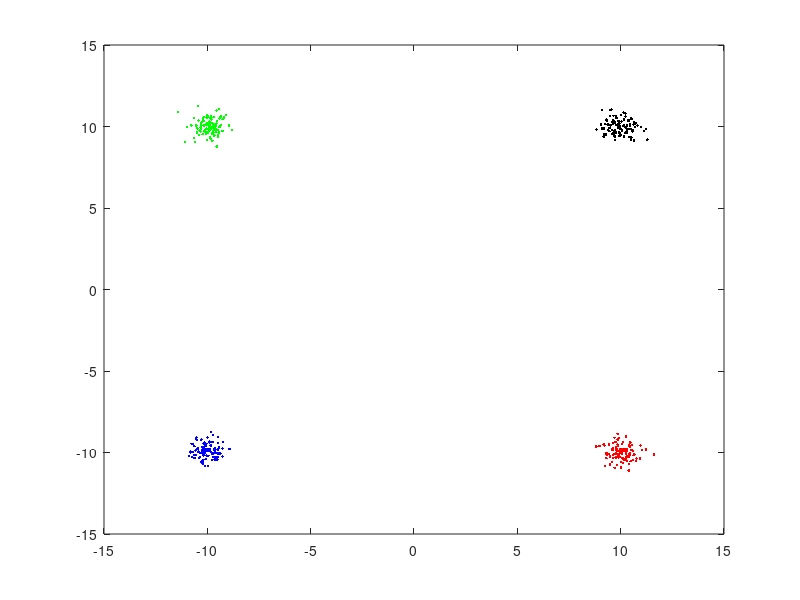

Recreate this plot in MATLAB. (Note: this script raises an error after producing the figure.)
%（a_i) generate data with mean ,covariance matrix
N = 100;
m1_a = [-10;-10]; 
m2_a = [-10;10];
m3_a = [10;-10];
m4_a = [10;10];
m_a = [m1_a,m2_a,m3_a,m4_a];
p = 1/4;
c = 4; 
S = [0.2,0;0,0.2];
% generate data
data_a1 = mvnrnd(m1_a,S,N)';%class 1
data_a2 = mvnrnd(m2_a,S,N)';%class 2
data_a3 = mvnrnd(m3_a,S,N)';%class 3
data_a4 = mvnrnd(m4_a,S,N)';%class 4
figure(1);
plot(data_a1(1,:),data_a1(2,:),'b.');
hold on;
plot(data_a2(1,:),data_a2(2,:),'g.');
plot(data_a3(1,:),data_a3(2,:),'r.');
plot(data_a4(1,:),data_a4(2,:),'k.');

data_A = [data_a1,data_a2,data_a3,data_a4];

%(a_ii) compute the Scatter_w,Scatter_b,Scatter_m matrices

Scatter_w_a = Gen_Sw(data_A,m_a,S,N,c);%compute S_w
Scatter_b_a = Gen_Sb(data_A,m_a,N,p,c);%compute S_b
Scatter_m_a = Scatter_w_a + Scatter_b_a;%compute S_a
%(a_iii) compute the J3
J3_a =trace(inv(Scatter_w_a)*Scatter_m_a);


%(b_i) generate data with mean ,covariance matrix
m1_b = [-1;-1]; 
m2_b = [-1;1];
m3_b = [1;-1];
m4_b = [1;1];
m_b = [m1_b,m2_b,m3_b,m4_b];

% generate data
data_b1 = mvnrnd(m1_b,S,N)';%class 1
data_b2 = mvnrnd(m2_b,S,N)';%class 2
data_b3 = mvnrnd(m3_b,S,N)';%class 3
data_b4 = mvnrnd(m4_b,S,N)';%class 4
figure(2);
hold on;
plot(data_b1(1,:),data_b1(2,:),'b.');
plot(data_b2(1,:),data_b2(2,:),'g.');
plot(data_b3(1,:),data_b3(2,:),'r.');
plot(data_b4(1,:),data_b4(2,:),'k.');



data_B = [data_b1,data_b2,data_b3,data_b4];
%(b_ii) compute the Scatter_w,Scatter_b,Scatter_m matrices
Scatter_w_b = Gen_Sw(data_B,m_b,S,N,c);%compute S_w
Scatter_b_b = Gen_Sb(data_B,m_b,N,p,c);%compute S_b
Scatter_m_b = Scatter_w_b + Scatter_b_b;%compute S_a
%(b_iii) compute the J3
J3_b =trace(inv(Scatter_w_b)*Scatter_m_b);

%(c_i)generate data with mean ,covariance matrix
S_c = [3,0;0,3];
% generate data
data_c1 = mvnrnd(m1_a,S_c,N)';%class 1
data_c2 = mvnrnd(m2_a,S_c,N)';%class 2
data_c3 = mvnrnd(m3_a,S_c,N)';%class 3
data_c4 = mvnrnd(m4_a,S_c,N)';%class 4

figure(3);
hold on;
plot(data_c1(1,:),data_c1(2,:),'b.');
plot(data_c2(1,:),data_c2(2,:),'g.');
plot(data_c3(1,:),data_c3(2,:),'r.');
plot(data_c4(1,:),data_c4(2,:),'k.');

data_C = [data_c1,data_c2,data_c3,data_c4];

%(c_ii) compute the Scatter_w,Scatter_b,Scatter_m matrices

Scatter_w_c = Gen_Sw(data_C,m_a,S_c,N,c);%compute S_w
Scatter_b_c = Gen_Sb(data_C,m_a,N,p,c);%compute S_b
Scatter_m_c = Scatter_w_c + Scatter_b_c;%compute S_a
%(a_iii) compute the J3
J3_c =trace(inv(Scatter_w_c)*Scatter_m_c);




function [S_w] = Gen_Sw(X,m,S,N,class)
   S_w =[0,0;0,0];
   
    for c=1:class
        temp = X(:,(c-1)*100+1:c*100) - m(:,c);
        for i=1:N
            S_w =S_w +temp(:,i)*temp(:,i)';
        end
    end
    S_w = S_w/(N*c);




end

function [S_b] = Gen_Sb(X,m,N,p,class)
   S_b =[0,0;0,0];
   total_mean = mean(X,2);
    for c=1:class
         S_b = S_b + p*(m(:,c) - total_mean)*(m(:,c) - total_mean)';
        
    end
    
end
